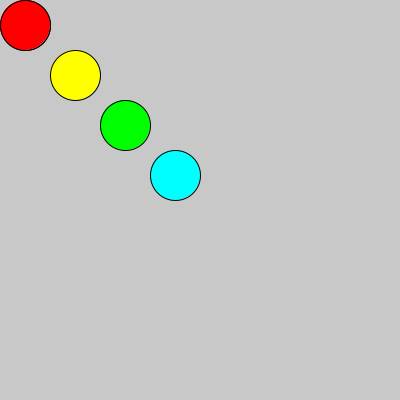
Frame 1 (no input)
Frame 60 (the mouse pressed at the canvas centre just before this capture): identical to frame 1, image omitted
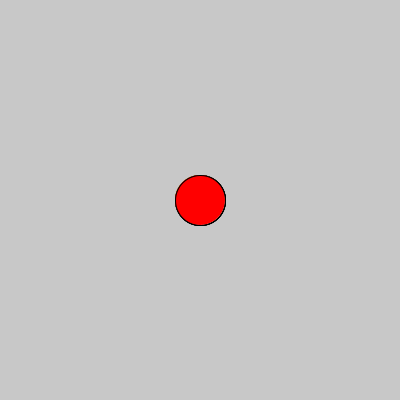
Frame 120 (the mouse held since frame 60 and released just before this capture)

The Processing sketch that drew these frames (run headless with seeded random() and noise(); from frame 60 on, the mouse is pressed at the canvas centre):

// Processing sketch: map2
// ── map2.pde
void setup() {
  size(400,400);
}

void draw() {
  background(200);
  float x,y;
  x = map(mouseX,0,width,175,225);
  y = map(mouseY,0,height,175,225);
  fill(0,255,255);
  ellipse(x,y,50,50);

  x = map(mouseX,0,width,125,275);
  y = map(mouseY,0,height,125,275);
  fill(0,255,0);
  ellipse(x,y,50,50);

  x = map(mouseX,0,width,75,325);
  y = map(mouseY,0,height,75,325);
  fill(255,255,0);
  ellipse(x,y,50,50);

  x = map(mouseX,0,width,25,375);
  y = map(mouseY,0,height,25,375);
  fill(255);
  ellipse(x,y,50,50);

  x = mouseX;
  if (x < 25) x = 25;
  if (x > 375) x = 375;
  y = mouseY;
  if (y < 25) y = 25;
  if (y > 375) y = 375;
  fill(255,0,0);
  ellipse(x,y,50,50);
}
